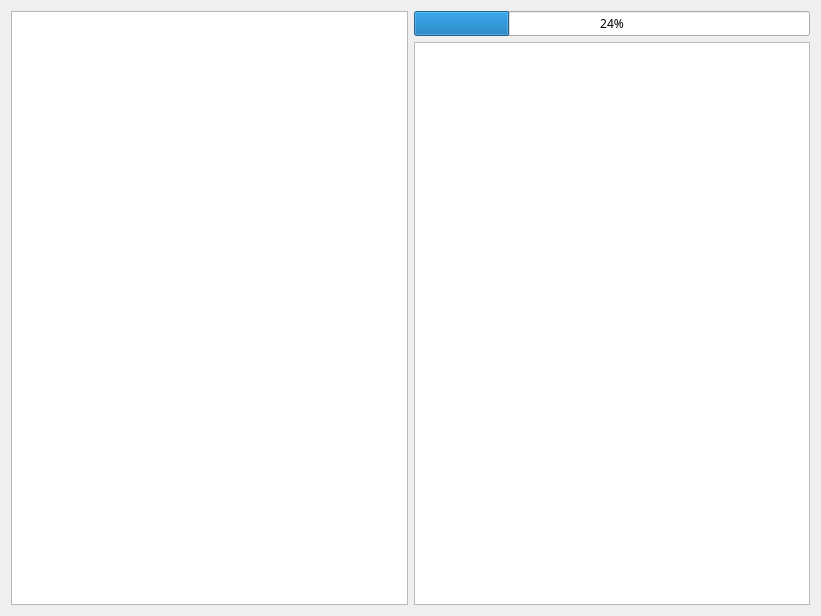
<?xml version="1.0" encoding="UTF-8"?>
<ui version="4.0">
 <class>Dialog</class>
 <widget class="QDialog" name="Dialog">
  <property name="geometry">
   <rect>
    <x>0</x>
    <y>0</y>
    <width>821</width>
    <height>616</height>
   </rect>
  </property>
  <property name="windowTitle">
   <string>Dialog</string>
  </property>
  <property name="styleSheet">
   <string notr="true">background-image: url(:/img/img/main-background.png);</string>
  </property>
  <layout class="QHBoxLayout" name="horizontalLayout">
   <item>
    <layout class="QVBoxLayout" name="verticalLayout">
     <item>
      <layout class="QVBoxLayout" name="verticalLayout_4">
       <item>
        <widget class="QTextBrowser" name="textBrowser">
         <property name="font">
          <font>
           <family>Samsung Sans</family>
           <pointsize>10</pointsize>
          </font>
         </property>
         <property name="styleSheet">
          <string notr="true">border-image: url(:/img/img/sub-background.png);</string>
         </property>
         <property name="html">
          <string>&lt;!DOCTYPE HTML PUBLIC &quot;-//W3C//DTD HTML 4.0//EN&quot; &quot;http://www.w3.org/TR/REC-html40/strict.dtd&quot;&gt;
&lt;html&gt;&lt;head&gt;&lt;meta name=&quot;qrichtext&quot; content=&quot;1&quot; /&gt;&lt;style type=&quot;text/css&quot;&gt;
p, li { white-space: pre-wrap; }
&lt;/style&gt;&lt;/head&gt;&lt;body style=&quot; font-family:'Samsung Sans'; font-size:10pt; font-weight:400; font-style:normal;&quot;&gt;
&lt;p style=&quot; margin-top:0px; margin-bottom:0px; margin-left:0px; margin-right:0px; -qt-block-indent:0; text-indent:0px;&quot;&gt;&lt;span style=&quot; color:#ffffff;&quot;&gt;HIHIHIHIHIHIH&lt;/span&gt;&lt;/p&gt;&lt;/body&gt;&lt;/html&gt;</string>
         </property>
        </widget>
       </item>
      </layout>
     </item>
    </layout>
   </item>
   <item>
    <layout class="QVBoxLayout" name="verticalLayout_3">
     <item>
      <widget class="QProgressBar" name="sub_progress_bar">
       <property name="font">
        <font>
         <family>Samsung Sans</family>
        </font>
       </property>
       <property name="styleSheet">
        <string notr="true"/>
       </property>
       <property name="value">
        <number>24</number>
       </property>
      </widget>
     </item>
     <item>
      <layout class="QVBoxLayout" name="verticalLayout_2">
       <item>
        <widget class="QTextBrowser" name="textBrowser_2">
         <property name="font">
          <font>
           <family>Samsung Sans</family>
           <pointsize>10</pointsize>
          </font>
         </property>
         <property name="layoutDirection">
          <enum>Qt::LeftToRight</enum>
         </property>
         <property name="styleSheet">
          <string notr="true">border-image: url(:/img/img/sub-background.png);</string>
         </property>
        </widget>
       </item>
      </layout>
     </item>
    </layout>
   </item>
  </layout>
 </widget>
 <resources>
  <include location="myres.qrc"/>
 </resources>
 <connections/>
</ui>
